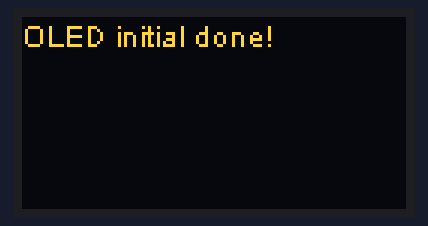
Bench run of a sketch on a simulated ESP32. Parts: 128×64 one-colour display. The OLED is the two-colour kind (top 16 rows yellow); WiFi joins after 1.5 s; servers stay silent unless stated; the local clock reads 2024-03-15 10:24:30 at power-on unless the sketch sets it; what the sketch prints to the serial monitor is not drawn.

Above: at 1.6 s.
At 5.7 s:
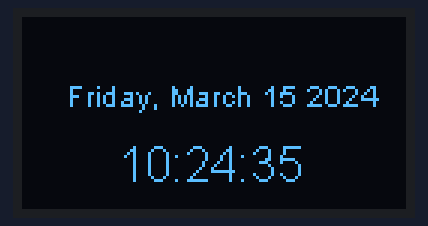
At 10.8 s:
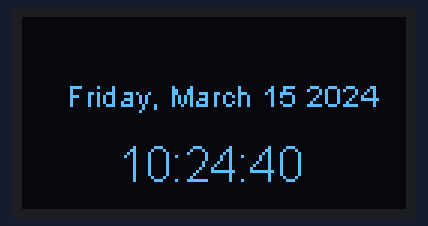
At 20.1 s:
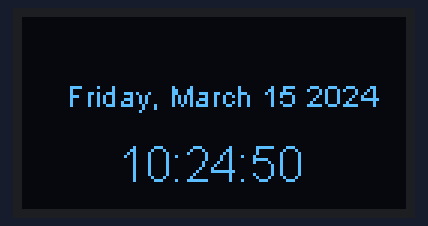
At 27.3 s:
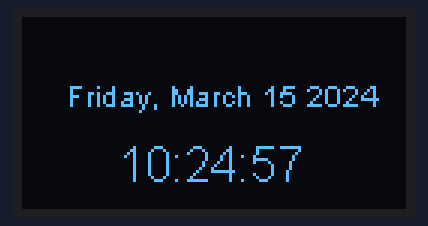
At 38.6 s:
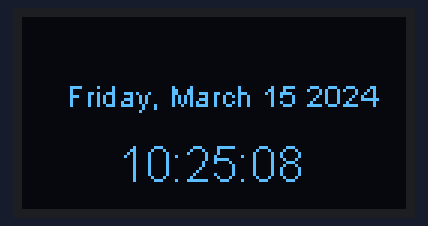

The sketch:

z1_ispis_vremena_na_oled.ino
```cpp
/*
  1.  Modifikovati aplikaciju za sinhronizaciju vremena tako da se
      aktuelno vreme i datum ispisuju na OLED displeju
*/

#include <WiFi.h>
#include "time.h"

#include "Arduino.h"
#include "heltec.h"

const char* ssid     = "milin";
const char* password = "12345678";

const char* ntpServer = "pool.ntp.org";
const long  gmtOffset_sec = 3600;       //Offset u odnosu na UTC, offset je sat vremena
const int   daylightOffset_sec = 3600;

void setup(){
  Serial.begin(115200);

  // Connect to Wi-Fi
  Serial.print("Connecting to ");
  Serial.println(ssid);
  WiFi.begin(ssid, password);
  while (WiFi.status() != WL_CONNECTED) {
    delay(500);
    Serial.print(".");
  }
  Serial.println("");
  Serial.println("WiFi connected.");

  // Init and get the time
  configTime(gmtOffset_sec, daylightOffset_sec, ntpServer);
  printLocalTime();

  //disconnect WiFi as it's no longer needed
  WiFi.disconnect(true);

  // Gasi WIFI da bi stedeo energiju
  WiFi.mode(WIFI_OFF);

  Heltec.begin(true /*DisplayEnable Enable*/, false /*LoRa Disable*/, true /*Serial Enable*/);
  Heltec.display->setTextAlignment(TEXT_ALIGN_LEFT);
}

void loop(){
  delay(1000);
  printLocalTime();
  printLocalTime_OLED();
}

void printLocalTime(){
  struct tm timeinfo;
  if(!getLocalTime(&timeinfo)){
    Serial.println("Failed to obtain time in printLocalTime()");
    return;
  }

  Serial.println(&timeinfo, "%A, %B %d %Y %H:%M:%S");
  Serial.print("Day of week: ");
  Serial.println(&timeinfo, "%A");
  Serial.print("Month: ");
  Serial.println(&timeinfo, "%B");
  Serial.print("Day of Month: ");
  Serial.println(&timeinfo, "%d");
  Serial.print("Year: ");
  Serial.println(&timeinfo, "%Y");
  Serial.print("Hour: ");
  Serial.println(&timeinfo, "%H");
  Serial.print("Hour (12 hour format): ");
  Serial.println(&timeinfo, "%I");
  Serial.print("Minute: ");
  Serial.println(&timeinfo, "%M");
  Serial.print("Second: ");
  Serial.println(&timeinfo, "%S");

  Serial.println("Time variables");
  char timeHour[3];
  strftime(timeHour,3, "%H", &timeinfo);
  Serial.println(timeHour);
  char timeWeekDay[10];
  strftime(timeWeekDay,10, "%A", &timeinfo);
  Serial.println(timeWeekDay);

  time_t now;
  time(&now);
  Serial.print("UNIX TS: ");
  Serial.println(now);

  Serial.println();
}

void printLocalTime_OLED()
{
    struct tm timeinfo;
    if(!getLocalTime(&timeinfo)){
      Serial.println("Failed to obtain time in printLocalTime_OLED()");
      return;
    }

    // Create a string to hold the formatted time
    char formattedTimeFirstLine[22];
    char formattedTimeSecondLine[20];
    strftime(formattedTimeFirstLine, 22, "%A, %B %d %Y", &timeinfo);
    strftime(formattedTimeSecondLine, 20, "%H:%M:%S", &timeinfo);

    // Display the formatted time on OLED
    Heltec.display->clear();
    Heltec.display->setFont(ArialMT_Plain_10);
    Heltec.display->drawStringMaxWidth(15, 20, 128, formattedTimeFirstLine);
    Heltec.display->setFont(ArialMT_Plain_16);
    Heltec.display->drawStringMaxWidth(32, 40, 128, formattedTimeSecondLine);
    Heltec.display->display();

    Serial.println("Prikaz vremena na OLED ekranu");
}
```

Measured:
- what the display in image 0 shows lasts 1.1 s, from 1.5 s to 2.6 s
